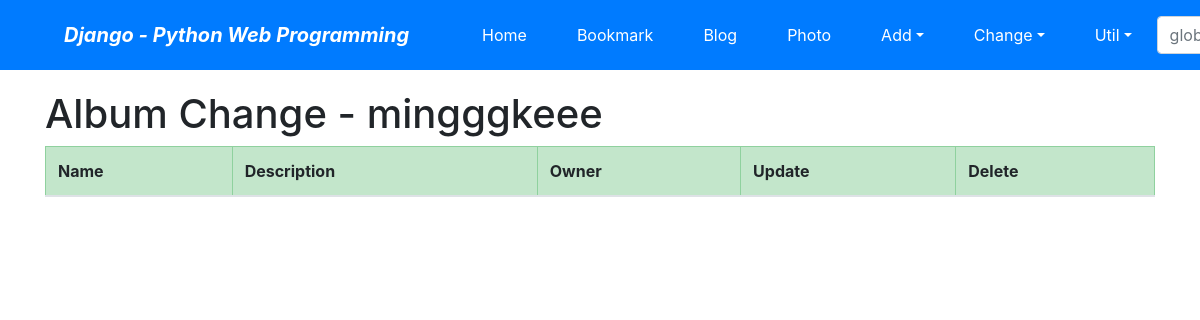
The page /photo/album/change/ (signed in) on the database as committed earlier.
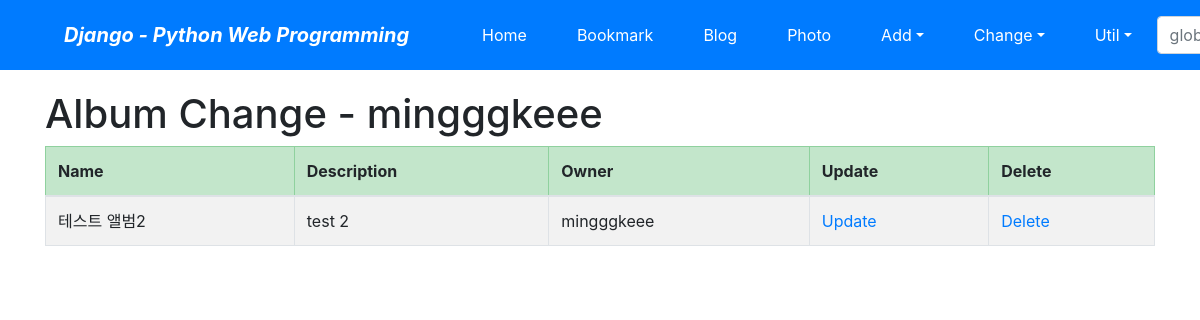
The same page on the database as committed later.
### photo/models.py (models this page shows, shortened)
class Album(models.Model):
    name = models.CharField(max_length=30)
    description = models.CharField('One Line Description', max_length=100, blank=True)
    owner = models.ForeignKey('auth.User', on_delete=models.CASCADE, blank=True, null=True, verbose_name="OWNER")
    class Meta:
        ordering = ('name',)

### photo/views.py (the view)
# urls.py: path('album/change/', AlbumChangeLV.as_view(), name="album_change",),
class AlbumChangeLV(LoginRequiredMixin, ListView):
    model = Album
    template_name = 'photo/album_change_list.html'
    def get_queryset(self):
        return Album.objects.filter(owner=self.request.user)

### photo/templates/photo/album_change_list.html (shortened to what this page needs)
{% extends "base.html" %}
{% block content %}
    <h1>Album Change - {{user}}</h1>
    <table class="table table-striped table-bordered table-condensed">
        <thead>
        <tr class="table-success">
            <th>Name</th>
            <th>Description</th>
            <th>Owner</th>
            <th>Update</th>
            <th>Delete</th>
        </tr>
        </thead>
        <tbody>
        {% for item in object_list %}
        <tr>
            <td>{{ item.name }}</td>
            <td>{{ item.description }}</td>
            <td>{{ item.owner }}</td>
            <td><a href="{% url 'photo:album_update' item.id %}">Update</a></td>
            <td><a href="{% url 'photo:album_delete' item.id %}">Delete</a></td>
        </tr>
        {% endfor %}
        </tbody>
    </table>
{% endblock %}

Rows that differ between the two databases and show on the page:
added Album: name "테스트 앨범2", description "test 2", owner "mingggkeee"
